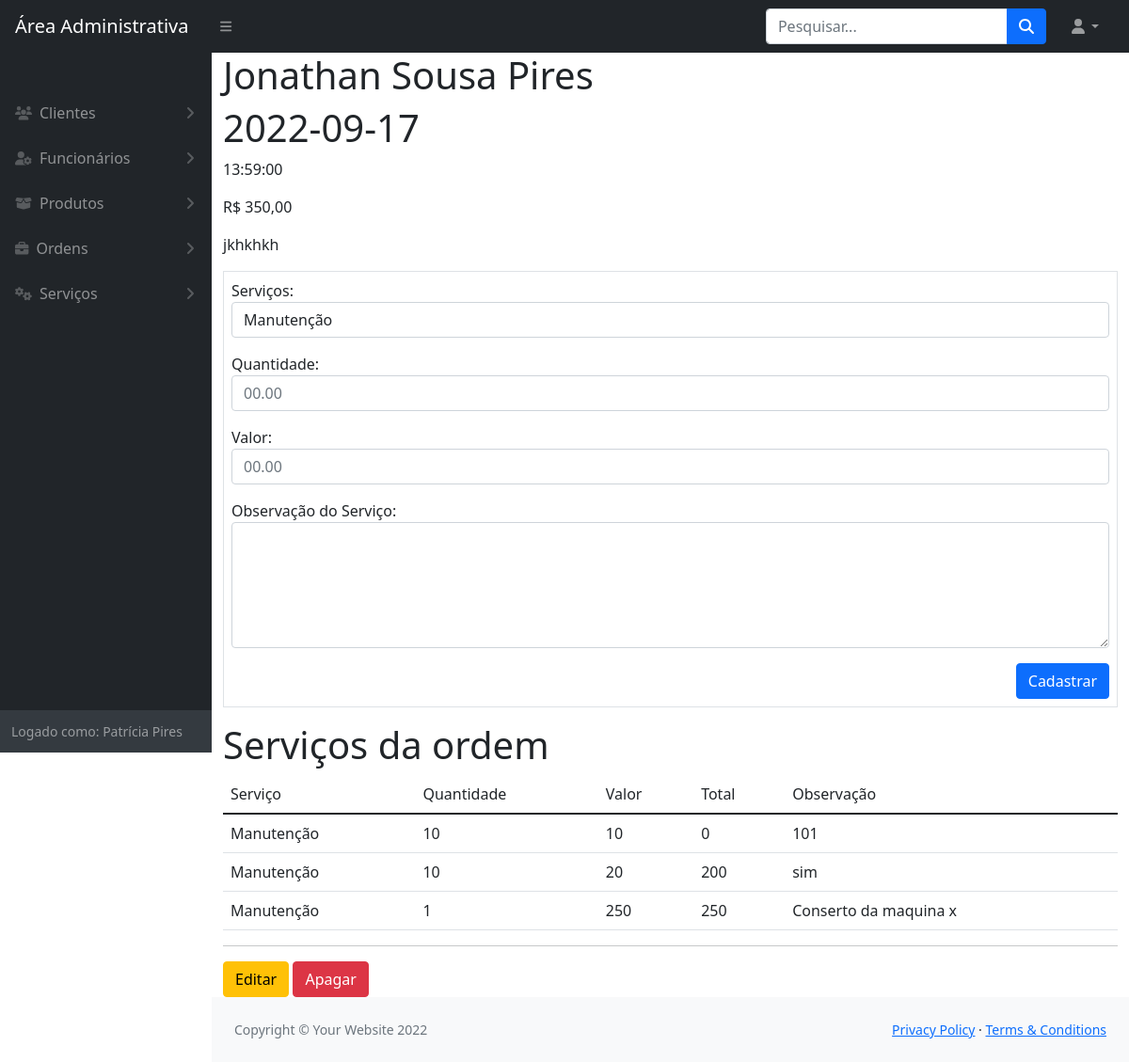
Page /modulos/ordem_servico/visualizar.php?id=3 (signed in) on the committed database.
### tables this page shows
CREATE TABLE `usuario` (
  `id` int(11) NOT NULL,
  `email` varchar(105) NOT NULL,
  `senha` varchar(10) NOT NULL,
  `tipo_usuario` varchar(20) NOT NULL,
  `id_usuario` int(11) NOT NULL
);

CREATE TABLE `funcionario` (
  `IDFUN` int(11) NOT NULL,
  `nomeFUN` varchar(105) NOT NULL,
  `emailFUN` varchar(105) NOT NULL,
  `cnpjFUN` varchar(25) NOT NULL,
  `telFUN` varchar(20) NOT NULL
);

CREATE TABLE `ordemdeservico` (
  `IDOS` int(11) NOT NULL,
  `nomeCLI` varchar(225) NOT NULL,
  `dataOS` date NOT NULL,
  `horarioOS` time NOT NULL,
  `valorTotalOS` bigint(20) NOT NULL,
  `cliente_id` int(11) NOT NULL,
  `funcionario_id` int(11) NOT NULL,
  `obs` varchar(300) NOT NULL
);

CREATE TABLE `cliente` (
  `IDCLI` int(11) NOT NULL,
  `nomeCLI` varchar(105) NOT NULL,
  `endCLI` varchar(105) NOT NULL,
  `telCLI` varchar(20) NOT NULL,
  `emailCLI` varchar(105) NOT NULL,
  `cpfCLI` varchar(25) NOT NULL
);

CREATE TABLE `itemservico` (
  `IDIS` int(11) NOT NULL,
  `qtde` bigint(20) NOT NULL,
  `valorUnit` decimal(20,0) NOT NULL,
  `valorTotal` decimal(20,0) NOT NULL,
  `observacao` varchar(255) NOT NULL,
  `IDOS_FK` int(11) NOT NULL,
  `IDSER_FK` int(11) NOT NULL
);

CREATE TABLE `servico` (
  `IDSER` int(11) NOT NULL,
  `nome` varchar(255) NOT NULL,
  `descricao` varchar(105) NOT NULL,
  `valor` decimal(10,2) NOT NULL
);

### funcoes/conexao.php (called while the page is built, shortened)
<?php
    function retornaDado($sql)
    {
        $pdo = $GLOBALS['conexaoBanco'];
        $resultado = $pdo->query($sql);
        return $resultado->fetch();
    }
    function retornaDados($sql)
    {
        $pdo = $GLOBALS['conexaoBanco'];
        $resultado = $pdo->query($sql);
        return $resultado->fetchAll();
    }
?>

### config.php (called while the page is built, shortened)
<?php
    include_once path('funcoes/conexao.php');
    function path($file)
    {
        return ROOT_DIR . '/' . $file;
    }
    function usuario()
    {
        $id = $_SESSION['id'];
        $sql = "SELECT * FROM usuario WHERE id = $id";
        $usuario = retornaDado($sql);
        return $usuario;
    }
    function pessoa()
    {
        $usuario = usuario();
        if($usuario['tipo_usuario'] == 'cliente')
        {
            $sql = "SELECT * FROM cliente WHERE IDCLI = {$usuario['id_usuario']}";
            return retornaDado($sql);
        }else if($usuario['tipo_usuario'] == 'funcionario'){
            $sql = "SELECT * FROM funcionario WHERE IDFUN = {$usuario['id_usuario']}";
            return retornaDado($sql);
        }else{
            return [];
        }
    }

### modulos/ordem_servico/visualizar.php (the view, shortened to what this page needs)
<?php
    include_once '../../config.php';
    if(empty($_GET['id'])){
        header('Location: index.php');
        exit;
    }else{
        $id = $_GET['id'];
    }
    $sql = "SELECT * FROM ordemdeservico JOIN cliente ON (cliente.IDCLI = ordemdeservico.cliente_id) WHERE IDOS = $id";
    $ordem_servico = retornaDado($sql);
    $sql = "SELECT * FROM servico";
    $servicos = retornaDados($sql);
?>
<!DOCTYPE html>
<html lang="en">
    <?php include_once path('template/head.php') ?>
    <body class="sb-nav-fixed">
        <?php include_once path('template/navbar.php') ?>
        <div id="layoutSidenav">
            <?php include_once path('template/sidebar.php') ?>
            <div id="layoutSidenav_content">
                <main class="container">
                    <h1><?= $ordem_servico['nomeCLI'] ?></h1>
                    <h1><?= $ordem_servico['dataOS'] ?></h1>
                    <p><?= $ordem_servico['horarioOS'] ?></p>
                    <p>R$ <?= number_format($ordem_servico['valorTotalOS'], 2, ',', '.') ?></p>
                    <p><?= $ordem_servico['obs'] ?></p>
                    <form action="salvar_item_servico.php" method="POST" class="border p-2 my-3">
                        <div class="mb-3">
                                <label for="servico">Serviços:</label>
                                <select class="form-control" name="servico_id" id="servico_id">
                                    <?php
                                        foreach($servicos as $servico)
                                        {
                                            echo "<option value='{$servico['IDSER']}'> {$servico['nome']} </option>";
                                        }
                                    ?>
                                </select>
                            </div>
                        <div class="mb-3">
                            <label for="qtde">Quantidade:</label>
                            <input type="number" name="qtde" class="form-control" placeholder="00.00" step="0.01" required>
                        </div>
                        <div class="mb-3">
                            <label for="valor">Valor:</label>
                            <input type="number" name="valor" class="form-control" placeholder="00.00" step="0.01" required>
                        </div>
                        <div class="mb-3">
                            <label for="observacao">Observação do Serviço:</label>
                            <textarea name="observacao" class="form-control"  rows="5" required></textarea>
                        </div>
                        <div class="text-end">
                            <input class="btn btn-primary" type="submit" name="submit" value="Cadastrar">
                        </div>
                    </form>
                    <?php
                        $sql = "SELECT * FROM itemservico JOIN servico ON (itemservico.IDSER_FK = servico.IDSER) WHERE IDOS_FK = {$ordem_servico['IDOS']}";
                        $servicos = retornaDados($sql);
                    ?>
                    <h1>Serviços da ordem</h1>
                    <table class="table">
                        <thead>
                            <tr>
                                <td>Serviço</td>
                                <td>Quantidade</td>
                                <td>Valor</td>
                                <td>Total</td>
                                <td>Observação</td>
                            </tr>
                        </thead>
                        <tbody>
                            <?php
                                foreach($servicos as $servico) { ?>
                                    <tr>
                                        <td><?= $servico['nome'] ?></td>
                                        <td><?= $servico['qtde'] ?></td>
                                        <td><?= $servico['valorUnit'] ?></td>
                                        <td><?= $servico['valorTotal'] ?></td>
                                        <td><?= $servico['observacao'] ?></td>
                                    </tr>
                                <?php } ?>
                        </tbody>
                    </table>
                    <hr>
                    <a href="editar.php?id=<?= $ordem_servico['IDOS'] ?>" class="btn btn-warning">Editar</a>
                    <a onclick="return confirm('Deseja realmente apagar o ordem_servico?')" href="apagar.php?id=<?= $ordem_servico['IDOS'] ?>" class="btn btn-danger">Apagar</a>
                </main>
                <?php include_once path('template/footer.php') ?>
            </div>
        </div>
    </body>
</html>

### template/sidebar.php (shortened to what this page needs)
<div id="layoutSidenav_nav">
    <nav class="sb-sidenav accordion sb-sidenav-dark" id="sidenavAccordion">
        <div class="sb-sidenav-menu">
            <div class="nav">
                <div class="sb-sidenav-menu-heading"></div>
                <a class="nav-link collapsed" href="#" data-bs-toggle="collapse" data-bs-target="#collapseClientes" aria-expanded="false" aria-controls="collapseClientes">
                    <div class="sb-nav-link-icon"><i class="fa-solid fa-users"></i></div>
                        Clientes
                    <div class="sb-sidenav-collapse-arrow"><i class="fas fa-angle-down"></i></div>
                </a>
                <a class="nav-link collapsed" href="#" data-bs-toggle="collapse" data-bs-target="#collapseFuncionario" aria-expanded="false" aria-controls="collapseClientes">
                    <div class="sb-nav-link-icon"><i class="fa-solid fa-user-gear"></i></div>
                        Funcionários
                    <div class="sb-sidenav-collapse-arrow"><i class="fas fa-angle-down"></i></div>
                </a>
                <a class="nav-link collapsed" href="#" data-bs-toggle="collapse" data-bs-target="#collapseProdutos" aria-expanded="false" aria-controls="collapseClientes">
                    <div class="sb-nav-link-icon"><i class="fa-solid fa-box-open"></i></div>
                        Produtos
                    <div class="sb-sidenav-collapse-arrow"><i class="fas fa-angle-down"></i></div>
                </a>
                <a class="nav-link collapsed" href="#" data-bs-toggle="collapse" data-bs-target="#collapseOrdens" aria-expanded="false" aria-controls="collapseClientes">
                    <div class="sb-nav-link-icon"><i class="fa-solid fa-briefcase"></i></div>
                        Ordens
                    <div class="sb-sidenav-collapse-arrow"><i class="fas fa-angle-down"></i></div>
                </a>
                <a class="nav-link collapsed" href="#" data-bs-toggle="collapse" data-bs-target="#collapseServicos" aria-expanded="false" aria-controls="collapseServicos">
                    <div class="sb-nav-link-icon"><i class="fa-solid fa-gears"></i></div>
                        Serviços
                    <div class="sb-sidenav-collapse-arrow"><i class="fas fa-angle-down"></i></div>
                </a>
            </div>
        </div>
        <div class="sb-sidenav-footer">
            <div class="small">Logado como: <?= pessoa()[1] ?></div>
        </div>
    </nav>
</div>

### rows in the picture
usuario: id_usuario.nomeFUN "Patrícia Pires"
ordemdeservico: cliente.nomeCLI "Jonathan Sousa Pires", dataOS "2022-09-17", horarioOS "13:59:00", valorTotalOS "350,00", obs "jkhkhkh"
itemservico: IDSER_FK.nome "Manutenção", qtde "10", valorUnit "10", valorTotal "0", observacao "101"
itemservico: IDSER_FK.nome "Manutenção", qtde "10", valorUnit "20", valorTotal "200", observacao "sim"
itemservico: IDSER_FK.nome "Manutenção", qtde "1", valorUnit "250", valorTotal "250", observacao "Conserto da maquina x"

### other values in the picture
form field servico_id "Manutenção"
